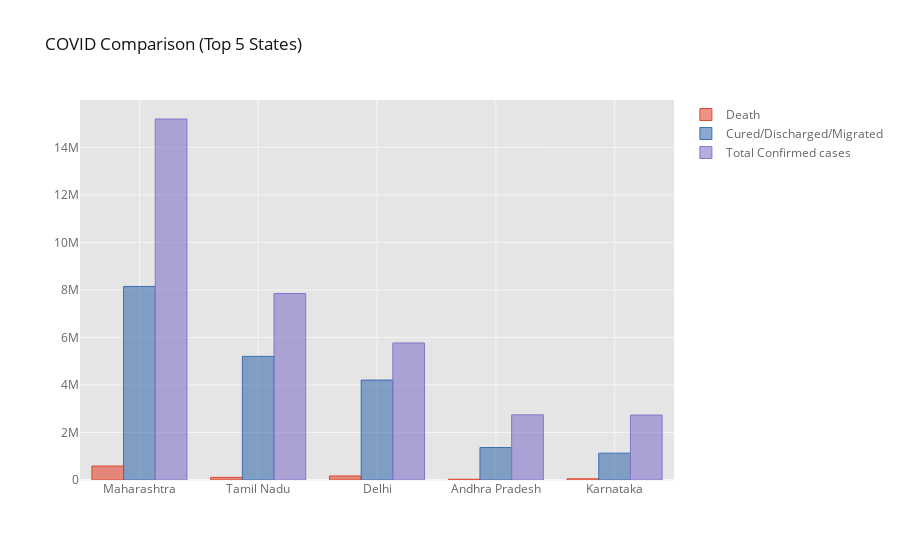

The notebook cell this image was saved under:
### Code cell
# group by state and sum for multiple columns
df_state_multi = df_covid.groupby('Name of State / UT') [['Death', 'Cured/Discharged/Migrated', 'Total Confirmed cases']].sum()

# take top 5 states by confirmed cases (to keep the graph readable)
df_top5_multi = df_state_multi.sort_values('Total Confirmed cases', ascending=False).head(5)

# plot grouped barplot
df_top5_multi.iplot(kind='bar', title='COVID Comparison (Top 5 States)')

### Figure 1 — Plotly figure (JSON) as saved in the notebook; plotly's stock layout.template omitted (floating-point values rounded to 4 significant figures)
{"data": [{"marker": {"color": "rgba(226, 74, 51, 0.6)", "line": {"color": "rgba(226, 74, 51, 1.0)", "width": 1}}, "name": "Death", "orientation": "v", "text": "", "type": "bar", "x": ["Maharashtra", "Tamil Nadu", "Delhi", "Andhra Pradesh", "Karnataka"], "y": [587648, 111765, 171177, 30560, 51221]}, {"marker": {"color": "rgba(62, 111, 176, 0.6)", "line": {"color": "rgba(62, 111, 176, 1.0)", "width": 1}}, "name": "Cured/Discharged/Migrated", "orientation": "v", "text": "", "type": "bar", "x": ["Maharashtra", "Tamil Nadu", "Delhi", "Andhra Pradesh", "Karnataka"], "y": [8145889, 5204625, 4205359, 1367852, 1129397]}, {"marker": {"color": "rgba(132, 118, 202, 0.6)", "line": {"color": "rgba(132, 118, 202, 1.0)", "width": 1}}, "name": "Total Confirmed cases", "orientation": "v", "text": "", "type": "bar", "x": ["Maharashtra", "Tamil Nadu", "Delhi", "Andhra Pradesh", "Karnataka"], "y": [15192247, 7847083, 5766124, 2742054, 2733901]}], "layout": {"autosize": true, "legend": {"bgcolor": "#FFFFFF", "font": {"color": "#666666"}}, "paper_bgcolor": "#FFFFFF", "plot_bgcolor": "#E5E5E5", "title": {"font": {"color": "#151516"}, "text": "COVID Comparison (Top 5 States)"}, "xaxis": {"autorange": true, "gridcolor": "#F6F6F6", "range": [-0.5, 4.5], "showgrid": true, "tickfont": {"color": "#666666"}, "title": {"font": {"color": "#666666"}, "text": ""}, "type": "category", "zerolinecolor": "#F6F6F6"}, "yaxis": {"autorange": true, "gridcolor": "#F6F6F6", "range": [0, 15990000.0], "showgrid": true, "tickfont": {"color": "#666666"}, "title": {"font": {"color": "#666666"}, "text": ""}, "type": "linear", "zerolinecolor": "#F6F6F6"}}}
